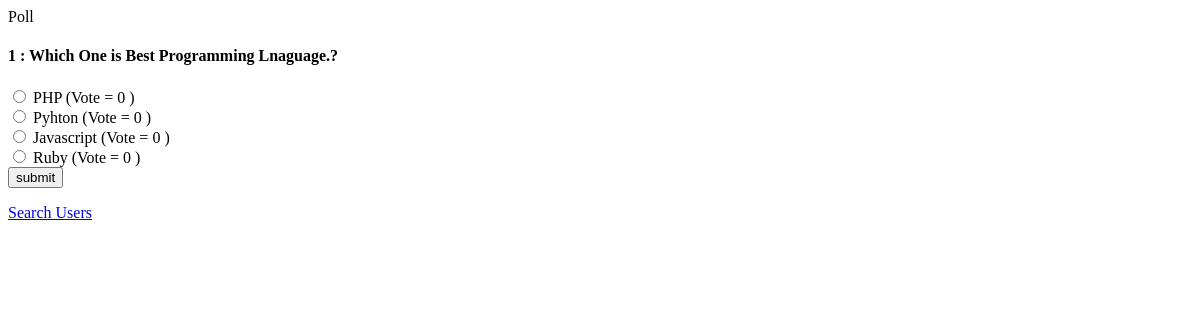
Before: /quiz (signed in) with the older database file.
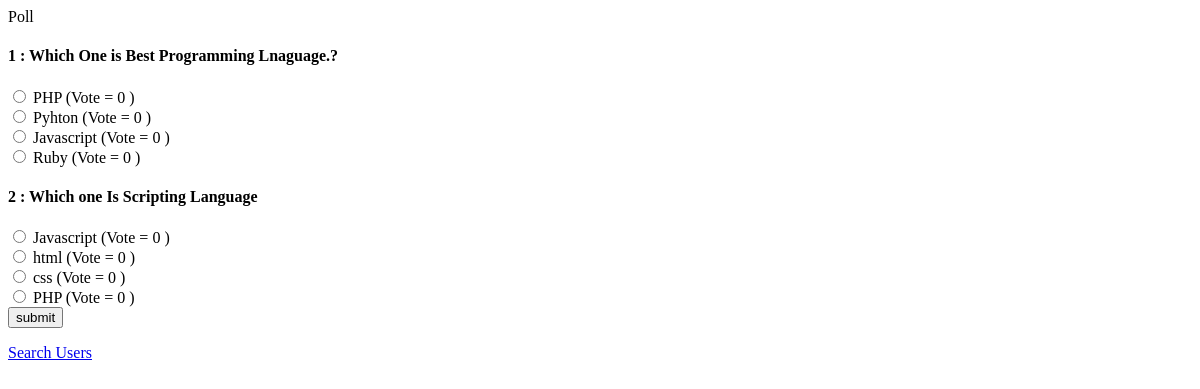
After: the same page with the newer database file.
### app/models.py (models this page shows, shortened)
class Question(models.Model):
    title=models.CharField(max_length=200)
    q_date=models.DateTimeField(auto_now_add=True)

class Choice(models.Model):
    question=models.ForeignKey(Question, on_delete=models.CASCADE, related_name="choices")
    title=models.CharField(max_length=100)
    voted_by = models.ManyToManyField(settings.AUTH_USER_MODEL, through=Vote)

### app/views.py (the view, shortened to what this page needs)
# urls.py: path('quiz' , All_question , name='quiz'),
def All_question(request):
    if request.user.is_authenticated:
        role = userRoles.objects.get(user=request.user)
        if not role.is_teacher:
            qs=Question.objects.all().annotate(is_user_already_voted=Count("choices__voted_by", filter=Q(choices__voted_by=request.user.id)))
            return render(request, 'quiz.html' ,{'questions':qs })
        else:
            return redirect('addquesion')
    else:
        return HttpResponseRedirect('accounts/login')

### app/templates/quiz.html (shortened to what this page needs)
{% load static %}
<div class="container-fluid">
    <div class="container">
        <p class="text-center alert alert-info mt-5">Poll</p>
        <form action="" method="Post">
            {% for question in questions %}
            <h4><span>{{ forloop.counter }} : </span> {{question.title}}</h4>
            {% for choice in question.choices.all %}
            <input type="radio" name="question-{{question.id}}" value="{{choice.id}}" > {{choice.title}} (Vote =
            {{choice.voted_by.count}} )<br>
            {% endfor %}
            {% endfor %}
            <input type="submit" value="submit" class="btn btn-success m-2">
        </form>
        <a href="{% url 'search' %}" class="btn btn-info mt-3 center">Search Users</a>
    </div>
</div>

Changed rows visible on the page:
added Question: title "Which one Is Scripting Language"
added Choice: title "Javascript", voted_by.count "0", shown under "Which one Is Scripting Language"
added Choice: title "html", voted_by.count "0", shown under "Which one Is Scripting Language"
added Choice: title "css", voted_by.count "0", shown under "Which one Is Scripting Language"
added Choice: title "PHP", voted_by.count "0", shown under "Which one Is Scripting Language"
